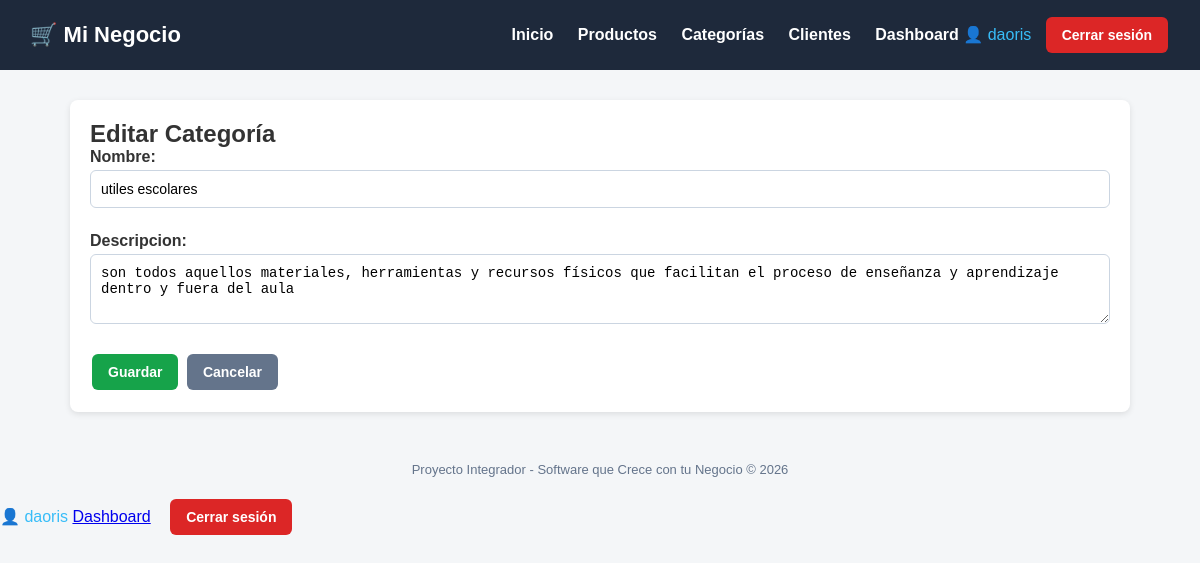
The app's page /categorias/editar/1/ (signed in) with its own data.
### tienda/models.py (models this page shows, shortened)
class Categoria(models.Model):
    nombre = models.CharField(max_length=100)
    descripcion = models.TextField(blank=True, null=True)
    class Meta:
        verbose_name = "Categoria"
        verbose_name_plural = "Categorías"

### tienda/views.py (the view)
# urls.py: path('categorias/editar/<int:pk>/', views.editar_categoria, name='editar_categoria'),
@login_required
def editar_categoria(request, pk):
    categoria = get_object_or_404(Categoria, pk=pk)
    if request.method == 'POST':
        form = CategoriaForm(request.POST, instance=categoria)
        if form.is_valid():
            form.save()
            messages.success(request, 'Categoría actualizada correctamente.')
            return redirect('lista_categorias')
    else:
        form = CategoriaForm(instance=categoria)
    return render(request, 'tienda/categorias/form.html', {'form': form, 'titulo': 'Editar Categoría'})

### tienda/forms.py
class CategoriaForm(forms.ModelForm):
    class Meta:
        model = Categoria
        fields = ['nombre', 'descripcion']
        widgets = {
            'nombre': forms.TextInput(attrs={'class': 'form-control', 'placeholder': 'Nombre de la categoría'}),
            'descripcion': forms.Textarea(attrs={'class': 'form-control', 'rows': 3, 'placeholder': 'Descripción (opcional)'}),
        }

### tienda/templates/tienda/categorias/form.html (shortened to what this page needs)
{% extends 'base.html' %}
{% block content %}
<div class="card">
    <h2>{{ titulo }}</h2>
    <form method="post">
        {{ form.as_p }}
        <button type="submit" class="btn btn-success">Guardar</button>
        <a href="{% url 'lista_categorias' %}" class="btn btn-secondary">Cancelar</a>
    </form>
</div>
{% endblock %}

### tienda/templates/base.html (shortened to what this page needs)
<!DOCTYPE html>
<html lang="es">
<head>
</head>
<body>
    <header>
        <h1>🛒 Mi Negocio</h1>
        <nav>
           <a href="{% url 'inicio' %}">Inicio</a>
            <a href="{% url 'lista_productos' %}">Productos</a>
            <a href="{% url 'lista_categorias' %}">Categorías</a>
            <a href="{% url 'lista_clientes' %}">Clientes</a>
            {% if user.is_authenticated %}
            <a href="{% url 'dashboard' %}">Dashboard</a>
            <span style="color:#38bdf8;">👤 {{ user.username }}</span>
            <form action="{% url 'logout' %}" method="post" style="display:inline;">
            <button type="submit" class="btn btn-danger" style="margin-left:10px;">Cerrar sesión</button>
            </form>
            {% else %}
            <a href="{% url 'login' %}">Iniciar sesión</a>
            {% endif %}
        </nav>
    </header>
    <div class="container">
        {% block content %}{% endblock %}
    </div>
    <footer>
        Proyecto Integrador - Software que Crece con tu Negocio &copy; {% now "Y" %}
    </footer>
</body>
{% if user.is_authenticated %}
<span style="color:#38bdf8;">👤 {{ user.username }}</span>
<a href="{% url 'dashboard' %}">Dashboard</a>
<form action="{% url 'logout' %}" method="post" style="display:inline;"
>
<button type="submit" class="btn btn-danger" style="margin-left:15px;
">Cerrar sesión</button>
</form>
{% else %}
<a href="{% url 'login' %}">Iniciar sesión</a>
{% endif %}
</html>

### tienda/templates/base.html (style rules this page uses)
* { margin: 0; padding: 0; box-sizing: border-box; }
body { font-family: Arial, sans-serif; background: #f4f6f8; color: #333; }
header { background: #1e293b; color: #fff; padding: 15px 30px; display: flex; justify-content: space-between; align-items: center; }
header h1 { font-size: 22px; }
header nav a { color: #fff; text-decoration: none; margin-left: 20px; font-weight: bold; }
.container { max-width: 1100px; margin: 30px auto; padding: 0 20px; }
.card { background: #fff; border-radius: 8px; padding: 20px; box-shadow: 0 2px 6px rgba(0,0,0,0.1); margin-bottom: 20px; }
.btn { display: inline-block; padding: 10px 16px; border-radius: 6px; text-decoration: none; color: #fff; font-weight: bold; border: none; cursor: pointer; font-size: 14px; margin: 2px; }
.btn-success { background: #16a34a; }
.btn-danger { background: #dc2626; }
.btn-secondary { background: #64748b; }
footer { text-align: center; padding: 20px; color: #64748b; font-size: 13px; }
.form-control { width: 100%; padding: 10px; margin-bottom: 12px; border: 1px solid #cbd5e1; border-radius: 6px; font-size: 14px; }
form label { font-weight: bold; display: block; margin-bottom: 4px; }
form p { margin-bottom: 12px; }

### records on screen
Categoria: nombre "utiles escolares", descripcion "son todos aquellos materiales, herramientas y recursos físicos que facilitan el proceso de enseñanza y aprendizaje dentro y fuera del aula"

### other values on screen
{{ user.username }} "daoris"
{{ titulo }} "Editar Categoría"
